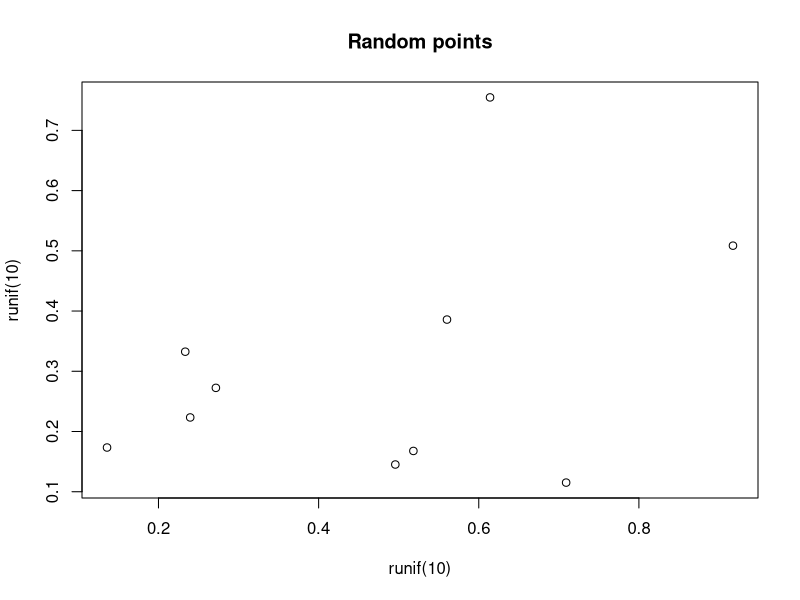
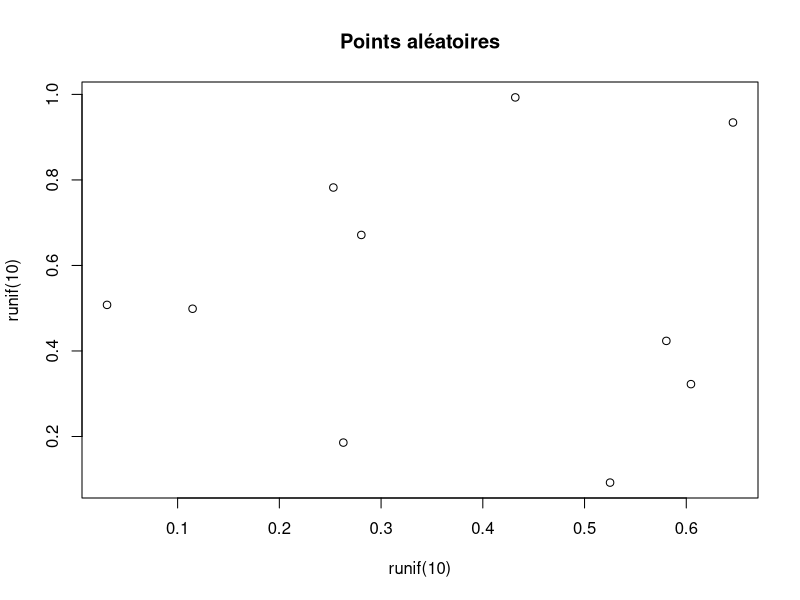

Here is the R script that generated these plots, in order:
## ---- chunk 1
knitr::opts_chunk$set(echo = FALSE)
## ---- chunk 2
plot(runif(10), runif(10), main = "Random points")
## ---- chunk 3
plot(runif(10), runif(10), main = "Points aléatoires")
